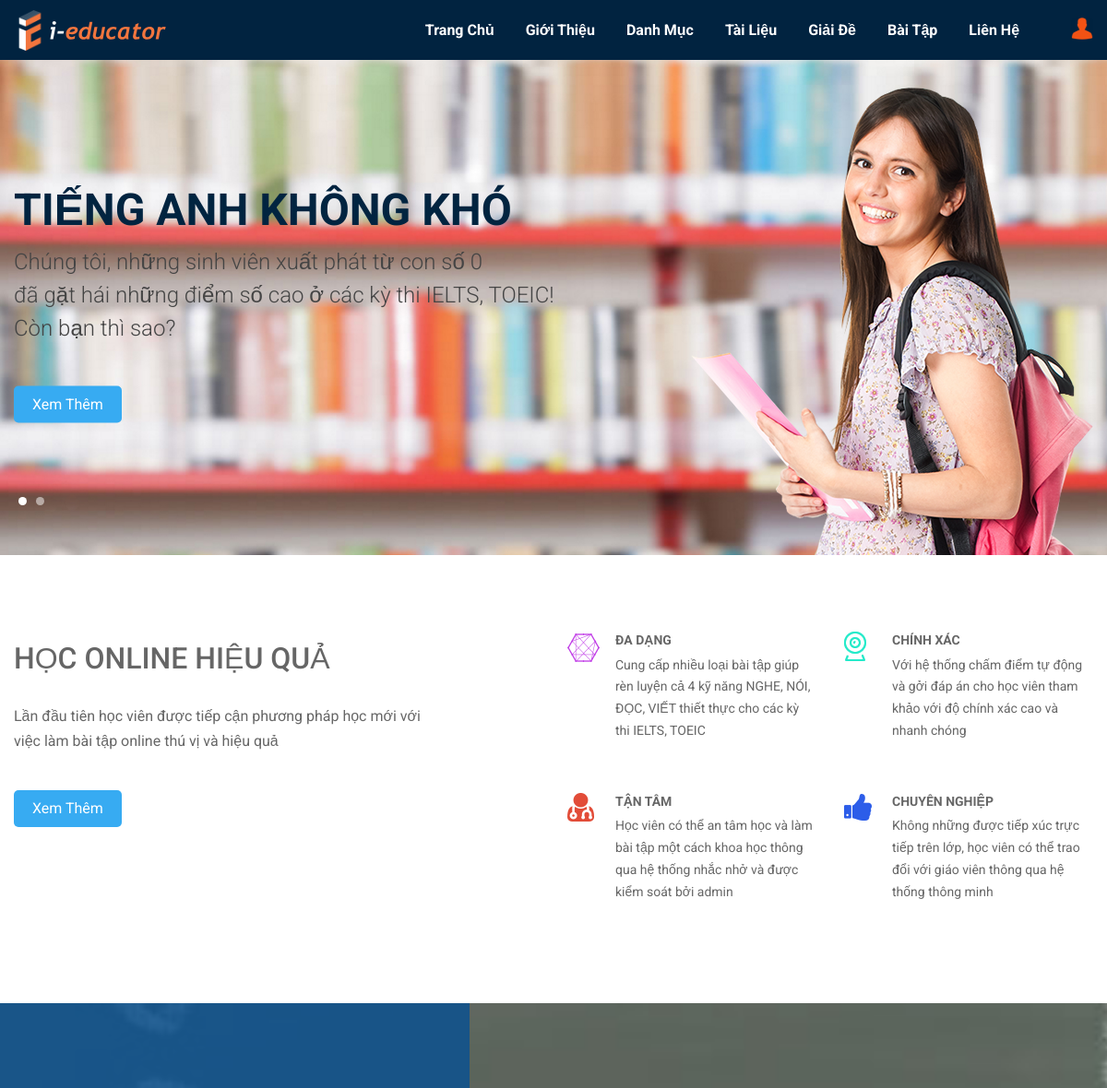
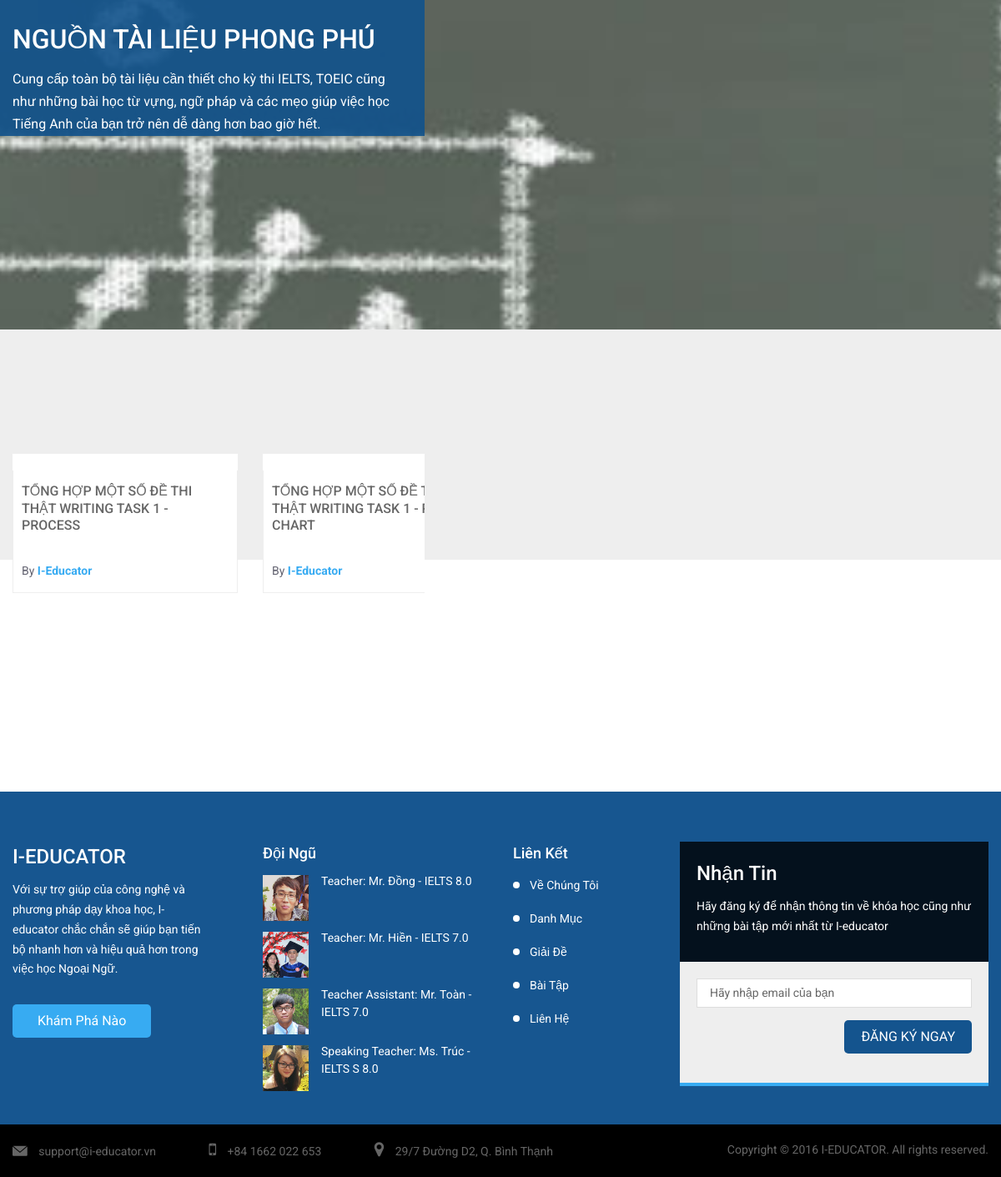
/trang-chu (signed in), run on the app's committed database (2 pictures, top to bottom).
### tables this page shows
CREATE TABLE IF NOT EXISTS `postData` (
  `id` int(10) NOT NULL AUTO_INCREMENT,
  `postLink` varchar(250) NOT NULL,
  `title` varchar(250) NOT NULL,
  `content` longtext NOT NULL,
  `thumbnail` varchar(100) DEFAULT NULL,
  `cat` varchar(100) NOT NULL,
  `timeCreated` datetime NOT NULL,
  PRIMARY KEY (`id`),
  UNIQUE KEY `postLink` (`postLink`)
);

### config.php (called while the page is built, shortened)
<?php
function getRenderedHTML($path, $pageTitle)
{
    $_DEFAULT_PAGE_TITLE = 'Trung tâm luyện thi IELTS, TOEIC - I-EDUCATOR';
    $var=ob_get_contents();
    return $var;
}
?>

### php-slugs.php (called while the page is built, shortened)
<?php
   function stripVN($str) {
    $str = preg_replace("/(à|á|ạ|ả|ã|â|ầ|ấ|ậ|ẩ|ẫ|ă|ằ|ắ|ặ|ẳ|ẵ)/", 'a', $str);
    $str = preg_replace("/(è|é|ẹ|ẻ|ẽ|ê|ề|ế|ệ|ể|ễ)/", 'e', $str);
    $str = preg_replace("/(ì|í|ị|ỉ|ĩ)/", 'i', $str);
    $str = preg_replace("/(ò|ó|ọ|ỏ|õ|ô|ồ|ố|ộ|ổ|ỗ|ơ|ờ|ớ|ợ|ở|ỡ)/", 'o', $str);
    $str = preg_replace("/(ù|ú|ụ|ủ|ũ|ư|ừ|ứ|ự|ử|ữ)/", 'u', $str);
    $str = preg_replace("/(ỳ|ý|ỵ|ỷ|ỹ)/", 'y', $str);
    $str = preg_replace("/(đ)/", 'd', $str);
    $str = preg_replace("/(À|Á|Ạ|Ả|Ã|Â|Ầ|Ấ|Ậ|Ẩ|Ẫ|Ă|Ằ|Ắ|Ặ|Ẳ|Ẵ)/", 'A', $str);
    $str = preg_replace("/(È|É|Ẹ|Ẻ|Ẽ|Ê|Ề|Ế|Ệ|Ể|Ễ)/", 'E', $str);
    $str = preg_replace("/(Ì|Í|Ị|Ỉ|Ĩ)/", 'I', $str);
    $str = preg_replace("/(Ò|Ó|Ọ|Ỏ|Õ|Ô|Ồ|Ố|Ộ|Ổ|Ỗ|Ơ|Ờ|Ớ|Ợ|Ở|Ỡ)/", 'O', $str);
    $str = preg_replace("/(Ù|Ú|Ụ|Ủ|Ũ|Ư|Ừ|Ứ|Ự|Ử|Ữ)/", 'U', $str);
    $str = preg_replace("/(Ỳ|Ý|Ỵ|Ỷ|Ỹ)/", 'Y', $str);
    $str = preg_replace("/(Đ)/", 'D', $str);
    return $str;
}
   function noDiacritics($string)
   {
      $cyrylicFrom = array('А', 'Б', 'В', 'Г', 'Д', 'Е', 'Ё', 'Ж', 'З', 'И', 'Й', 'К', 'Л', 'М', 'Н', 'О', 'П', 'Р', 'С', 'Т', 'У', 'Ф', 'Х', 'Ц', 'Ч', 'Ш', 'Щ', 'Ъ', 'Ы', 'Ь', 'Э', 'Ю', 'Я', 'а', 'б', 'в', 'г', 'д', 'е', 'ё', 'ж', 'з', 'и', 'й', 'к', 'л', 'м', 'н', 'о', 'п', 'р', 'с', 'т', 'у', 'ф', 'х', 'ц', 'ч', 'ш', 'щ', 'ъ', 'ы', 'ь', 'э', 'ю', 'я');
      $cyrylicTo   = array('A', 'B', 'W', 'G', 'D', 'Ie', 'Io', 'Z', 'Z', 'I', 'J', 'K', 'L', 'M', 'N', 'O', 'P', 'R', 'S', 'T', 'U', 'F', 'Ch', 'C', 'Tch', 'Sh', 'Shtch', '', 'Y', '', 'E', 'Iu', 'Ia', 'a', 'b', 'w', 'g', 'd', 'ie', 'io', 'z', 'z', 'i', 'j', 'k', 'l', 'm', 'n', 'o', 'p', 'r', 's', 't', 'u', 'f', 'ch', 'c', 'tch', 'sh', 'shtch', '', 'y', '', 'e', 'iu', 'ia');
      $from = array("Á", "À", "Â", "Ä", "Ă", "Ā", "Ã", "Å", "Ą", "Æ", "Ć", "Ċ", "Ĉ", "Č", "Ç", "Ď", "Đ", "Ð", "É", "È", "Ė", "Ê", "Ë", "Ě", "Ē", "Ę", "Ə", "Ġ", "Ĝ", "Ğ", "Ģ", "á", "à", "â", "ä", "ă", "ā", "ã", "å", "ą", "æ", "ć", "ċ", "ĉ", "č", "ç", "ď", "đ", "ð", "é", "è", "ė", "ê", "ë", "ě", "ē", "ę", "ə", "ġ", "ĝ", "ğ", "ģ", "Ĥ", "Ħ", "I", "Í", "Ì", "İ", "Î", "Ï", "Ī", "Į", "Ĳ", "Ĵ", "Ķ", "Ļ", "Ł", "Ń", "Ň", "Ñ", "Ņ", "Ó", "Ò", "Ô", "Ö", "Õ", "Ő", "Ø", "Ơ", "Œ", "ĥ", "ħ", "ı", "í", "ì", "i", "î", "ï", "ī", "į", "ĳ", "ĵ", "ķ", "ļ", "ł", "ń", "ň", "ñ", "ņ", "ó", "ò", "ô", "ö", "õ", "ő", "ø", "ơ", "œ", "Ŕ", "Ř", "Ś", "Ŝ", "Š", "Ş", "Ť", "Ţ", "Þ", "Ú", "Ù", "Û", "Ü", "Ŭ", "Ū", "Ů", "Ų", "Ű", "Ư", "Ŵ", "Ý", "Ŷ", "Ÿ", "Ź", "Ż", "Ž", "ŕ", "ř", "ś", "ŝ", "š", "ş", "ß", "ť", "ţ", "þ", "ú", "ù", "û", "ü", "ŭ", "ū", "ů", "ų", "ű", "ư", "ŵ", "ý", "ŷ", "ÿ", "ź", "ż", "ž");
      $to   = array("A", "A", "A", "A", "A", "A", "A", "A", "A", "AE", "C", "C", "C", "C", "C", "D", "D", "D", "E", "E", "E", "E", "E", "E", "E", "E", "G", "G", "G", "G", "G", "a", "a", "a", "a", "a", "a", "a", "a", "a", "ae", "c", "c", "c", "c", "c", "d", "d", "d", "e", "e", "e", "e", "e", "e", "e", "e", "g", "g", "g", "g", "g", "H", "H", "I", "I", "I", "I", "I", "I", "I", "I", "IJ", "J", "K", "L", "L", "N", "N", "N", "N", "O", "O", "O", "O", "O", "O", "O", "O", "CE", "h", "h", "i", "i", "i", "i", "i", "i", "i", "i", "ij", "j", "k", "l", "l", "n", "n", "n", "n", "o", "o", "o", "o", "o", "o", "o", "o", "o", "R", "R", "S", "S", "S", "S", "T", "T", "T", "U", "U", "U", "U", "U", "U", "U", "U", "U", "U", "W", "Y", "Y", "Y", "Z", "Z", "Z", "r", "r", "s", "s", "s", "s", "B", "t", "t", "b", "u", "u", "u", "u", "u", "u", "u", "u", "u", "u", "w", "y", "y", "y", "z", "z", "z");
      $from = array_merge($from, $cyrylicFrom);
      $to   = array_merge($to, $cyrylicTo);
      $string = stripVN($string);
      $newstring=str_replace($from, $to, $string);
      return $newstring;
   }
   function makeSlugs($string, $maxlen=0)
   {
      $newStringTab=array();
      $string=strtolower(noDiacritics($string));
      if(function_exists('str_split'))
      {
         $stringTab=str_split($string);
      }
      else
      {
         $stringTab=my_str_split($string);
      }
      $numbers=array("0","1","2","3","4","5","6","7","8","9","-");
      foreach($stringTab as $letter)
      {
         if(in_array($letter, range("a", "z")) || in_array($letter, $numbers))
         {
            $newStringTab[]=$letter;
         }
         elseif($letter==" ")
         {
            $newStringTab[]="-";
         }
      }
      if(count($newStringTab))
      {
         $newString=implode($newStringTab);
         $newString = removeDuplicates('--', '-', $newString);
      }
      else
      {
         $newString='';
      }
      return $newString;
   }
   function removeDuplicates($sSearch, $sReplace, $sSubject)
   {
      $i=0;
      do{
         $sSubject=str_replace($sSearch, $sReplace, $sSubject);
         $pos=strpos($sSubject, $sSearch);
      }while($pos!==false);
      return $sSubject;
   }
?>

### trang-chu.php (the view, shortened to what this page needs)
<?php
require_once 'config.php';
require_once 'php-slugs.php';
echo getRenderedHTML('_header.php','');
?>
    <section class="slide" style="background-image: url(images/homeslider/bg.jpg)">
        <div class="container">
            <div class="slide-cn" id="slide-home">
                <div class="slide-item">
                    <div class="item-inner">
                        <div class="text">
                            <h2>TIẾNG ANH KHÔNG KHÓ</h2>
                            <p>Chúng tôi, những sinh viên xuất phát từ con số 0<br> đã gặt hái những điểm số cao ở các kỳ thi IELTS, TOEIC!<br> Còn bạn thì sao?
                            </p>
                            <div class="group">
                                <a href="gioi-thieu" class="mc-btn btn-style-1">Xem Thêm</a>
                            </div>
                        </div>
                        <div class="img">
                            <img src="images/homeslider/img-thumb.png" alt="">
                        </div>
                    </div>
                </div>
            </div>
        </div>
    </section>
    <section id="mc-section-1" class="mc-section-1 section">
        <div class="container">
            <div class="row">
                <div class="col-md-5">
                    <div class="mc-section-1-content-1">
                        <h2 class="big">HỌC ONLINE HIỆU QUẢ</h2>
                        <p class="mc-text">Lần đầu tiên học viên được tiếp cận phương pháp học mới với việc làm bài tập online thú vị và hiệu quả</p>
                        <a href="gioi-thieu" class="mc-btn btn-style-1">Xem Thêm</a>
                    </div>
                </div>
                <div class="col-md-6 col-lg-offset-1">
                    <div class="row">
                        <div class="col-sm-6">
                            <div class="featured-item">
                                <i class="icon icon-featured-1"></i>
                                <h4 class="title-box text-uppercase">ĐA DẠNG</h4>
                                <p>Cung cấp nhiều loại bài tập giúp rèn luyện cả 4 kỹ năng NGHE, NÓI, ĐỌC, VIẾT thiết thực cho các kỳ thi IELTS, TOEIC </p>
                            </div>
                        </div>
                        <div class="col-sm-6">
                            <div class="featured-item">
                                <i class="icon icon-featured-2"></i>
                                <h4 class="title-box text-uppercase">CHÍNH XÁC</h4>
                                <p> Với hệ thống chấm điểm tự động và gởi đáp án cho học viên tham khảo với độ chính xác cao và nhanh chóng</p>
                            </div>
                        </div>
                        <div class="col-sm-6">
                            <div class="featured-item">
                                <i class="icon icon-featured-3"></i>
                                <h4 class="title-box text-uppercase">TẬN TÂM</h4>
                                <p>Học viên có thể an tâm học và làm bài tập một cách khoa học thông qua hệ thống nhắc nhở và được kiểm soát bởi admin</p>
                            </div>
                        </div>
                        <div class="col-sm-6">
                            <div class="featured-item">
                                <i class="icon icon-featured-4"></i>
                                <h4 class="title-box text-uppercase">CHUYÊN NGHIỆP</h4>
                                <p> Không những được tiếp xúc trực tiếp trên lớp, học viên có thể trao đổi với giáo viên thông qua hệ thống thông minh</p>
                            </div>
                        </div>
                    </div>
                </div>
            </div>
        </div>
    </section>
    <section id="mc-section-2" class="mc-section-2 section">
        <div class="container">
            <div class="section-2-content">
                <div class="row">
                    <div class="col-md-5">
                        <div class="ct">
                            <h2 class="big">NGUỒN TÀI LIỆU PHONG PHÚ</h2>
                            <p class="mc-text">Cung cấp toàn bộ tài liệu cần thiết cho kỳ thi IELTS, TOEIC cũng như những bài học từ vựng, ngữ pháp và các mẹo giúp việc học Tiếng Anh của bạn trở nên dễ dàng hơn bao giờ hết.</p>
                            <a href="/danh-muc/tat-ca/" class="mc-btn btn-style-3">Xem Thêm</a>
                        </div>
                    </div>
                    <div class="col-md-7">
                        <div class="image">
                            <img src="images/image.png" alt="">
                        </div>
                    </div>
                </div>
            </div>
        </div>
    </section>
    <section id="mc-section-3" class="mc-section-3 section">
        <div class="container">
            <div class="feature-course">
                <h4 class="title-box text-uppercase">Bản Tin</h4>
                <a href="/danh-muc/tat-ca/" class="all-course mc-btn btn-style-1">Xem Thêm</a>
                <div class="row">
                    <div class="feature-slider">
                    <?php
                    $sql = "SELECT * FROM postData ORDER BY timeCreated DESC LIMIT 8";
                    $result = mysql_query($sql, $conn);
                    if (mysql_num_rows($result) > 0) {
                        while($row = mysql_fetch_assoc($result)){
                    ?>
                        <div class="mc-item mc-item-1">
                            <div class="image-heading">
                            </div>
                            <div class="content-item">
                                <h4><a href="<?php echo '/danh-muc/'.$row['cat'].'/'.makeSlugs($row['title'])?>"><?php echo $row["title"]?></a></h4>
                                <div class="name-author">
                                    By <a href="javascript:void(0)">I-Educator</a>
                                </div>
                            </div>
                        </div>
                    <?php
                        }
                    }
                    ?>
                    </div>
                </div>
            </div>
        </div>
    </section>
<?php echo getRenderedHTML('_footer.php', null) ?>

### data on the page
postdata: title "TỔNG HỢP MỘT SỐ ĐỀ THI THẬT WRITING TASK 1 - PROCESS"
postdata: title "TỔNG HỢP MỘT SỐ ĐỀ THI THẬT WRITING TASK 1 - PIE CHART"
